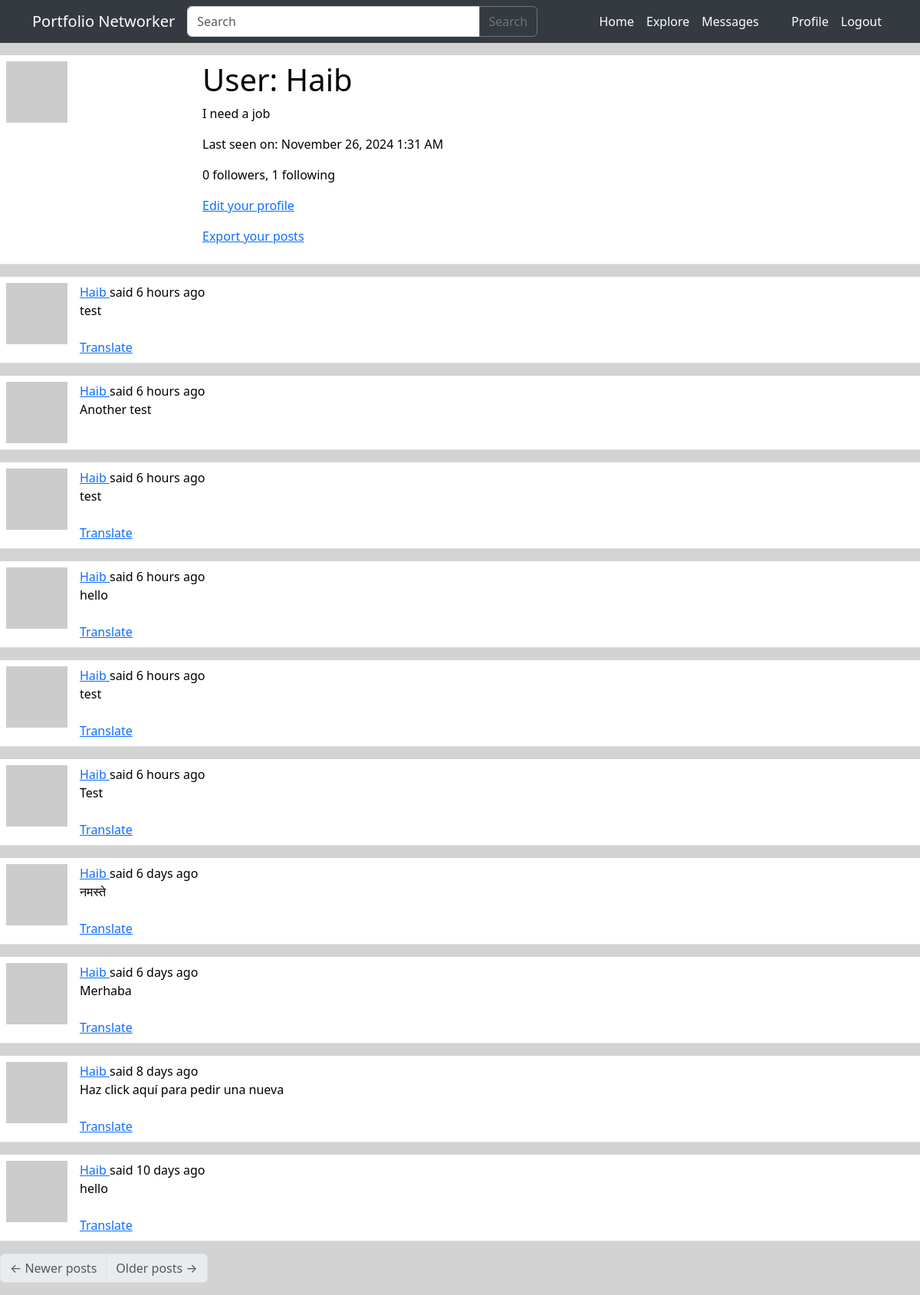
Page /user/Haib (signed in) on the committed database.
### app/models.py (models this page shows, shortened)
class PaginatedAPIMixin(object):
    @staticmethod
    def to_collection_dict(query, page, per_page, endpoint, **kwargs):
        resources = db.paginate(query, page=page, per_page=per_page,
                                error_out=False)
        data = {
            'items': [item.to_dict() for item in resources.items],
            '_meta': {
                'page': page,
                'per_page': per_page,
                'total_pages': resources.pages,
                'total_items': resources.total
            },
            '_links': {
                'self': url_for(endpoint, page=page, per_page=per_page,
                                **kwargs),
                'next': url_for(endpoint, page=page + 1, per_page=per_page,
                                **kwargs) if resources.has_next else None,
                'prev': url_for(endpoint, page=page - 1, per_page=per_page,
                                **kwargs) if resources.has_prev else None
            }
        }
        return data

class User(PaginatedAPIMixin, UserMixin, db.Model):
    id: so.Mapped[int] = so.mapped_column(primary_key=True)
    username: so.Mapped[str] = so.mapped_column(sa.String(64), index=True,
                                                unique=True)
    email: so.Mapped[str] = so.mapped_column(sa.String(120), index=True,
                                             unique=True)
    password_hash: so.Mapped[Optional[str]] = so.mapped_column(sa.String(256))
    about_me: so.Mapped[Optional[str]] = so.mapped_column(sa.String(140))
    last_seen: so.Mapped[Optional[datetime]] = so.mapped_column(
        default=lambda: datetime.now(timezone.utc))
    last_message_read_time: so.Mapped[Optional[datetime]]
    token: so.Mapped[Optional[str]] = so.mapped_column(
        sa.String(32), index=True, unique=True)
    token_expiration: so.Mapped[Optional[datetime]]
    posts: so.WriteOnlyMapped['Post'] = so.relationship(
        back_populates='author')
    following: so.WriteOnlyMapped['User'] = so.relationship(
        secondary=followers, primaryjoin=(followers.c.follower_id == id),
        secondaryjoin=(followers.c.followed_id == id),
        back_populates='followers')
    followers: so.WriteOnlyMapped['User'] = so.relationship(
        secondary=followers, primaryjoin=(followers.c.followed_id == id),
        secondaryjoin=(followers.c.follower_id == id),
        back_populates='following')
    messages_sent: so.WriteOnlyMapped['Message'] = so.relationship(
        foreign_keys='Message.sender_id', back_populates='author')
    messages_received: so.WriteOnlyMapped['Message'] = so.relationship(
        foreign_keys='Message.recipient_id', back_populates='recipient')
    notifications: so.WriteOnlyMapped['Notification'] = so.relationship(
        back_populates='user')
    tasks: so.WriteOnlyMapped['Task'] = so.relationship(back_populates='user')
    def avatar(self, size):
        digest = md5(self.email.lower().encode('utf-8')).hexdigest()
        return f'https://www.gravatar.com/avatar/{digest}?d=identicon&s={size}'
    def followers_count(self):
        query = sa.select(sa.func.count()).select_from(
            self.followers.select().subquery())
        return db.session.scalar(query)
    def following_count(self):
        query = sa.select(sa.func.count()).select_from(
            self.following.select().subquery())
        return db.session.scalar(query)
    def unread_message_count(self):
        last_read_time = self.last_message_read_time or datetime(1900, 1, 1)
        query = sa.select(Message).where(Message.recipient == self,
                                         Message.timestamp > last_read_time)
        return db.session.scalar(sa.select(sa.func.count()).select_from(
            query.subquery()))
    def get_tasks_in_progress(self):
        query = self.tasks.select().where(Task.complete == False)
        return db.session.scalars(query)
    def get_task_in_progress(self, name):
        query = self.tasks.select().where(Task.name == name,
                                          Task.complete == False)
        return db.session.scalar(query)

class SearchableMixin(object):
    @classmethod
    def before_commit(cls, session):
        session._changes = {
            'add': list(session.new),
            'update': list(session.dirty),
            'delete': list(session.deleted)
        }
    @classmethod
    def after_commit(cls, session):
        for obj in session._changes['add']:
            if isinstance(obj, SearchableMixin):
                add_to_index(obj.__tablename__, obj)
        for obj in session._changes['update']:
            if isinstance(obj, SearchableMixin):
                add_to_index(obj.__tablename__, obj)
        for obj in session._changes['delete']:
            if isinstance(obj, SearchableMixin):
                remove_from_index(obj.__tablename__, obj)
        session._changes = None

class Post(SearchableMixin, db.Model):
    __searchable__ = ['body']
    id: so.Mapped[int] = so.mapped_column(primary_key=True)
    body: so.Mapped[str] = so.mapped_column(sa.String(140))
    timestamp: so.Mapped[datetime] = so.mapped_column(
        index=True, default=lambda: datetime.now(timezone.utc))
    user_id: so.Mapped[int] = so.mapped_column(sa.ForeignKey(User.id),
                                               index=True)
    language: so.Mapped[Optional[str]] = so.mapped_column(sa.String(5))
    author: so.Mapped[User] = so.relationship(back_populates='posts')

### app/main/routes.py (the view)
@bp.route('/user/<username>')
@login_required
def user(username):
    user = db.first_or_404(sa.select(User).where(User.username == username))
    page = request.args.get('page', 1, type=int)
    query = user.posts.select().order_by(Post.timestamp.desc())
    posts = db.paginate(query, page=page,
                        per_page=current_app.config['POSTS_PER_PAGE'],
                        error_out=False)
    next_url = url_for('main.user', username=user.username,
                       page=posts.next_num) if posts.has_next else None
    prev_url = url_for('main.user', username=user.username,
                       page=posts.prev_num) if posts.has_prev else None
    form = EmptyForm()
    return render_template('user.html', user=user, posts=posts.items,
                           next_url=next_url, prev_url=prev_url, form=form)

### app/main/forms.py
class SearchForm(FlaskForm):
    q = StringField(_l('Search'), validators=[DataRequired()])
    def __init__(self, *args, **kwargs):
        if 'formdata' not in kwargs:
            kwargs['formdata'] = request.args
        if 'meta' not in kwargs:
            kwargs['meta'] = {'csrf': False}
        super(SearchForm, self).__init__(*args, **kwargs)

class EmptyForm(FlaskForm):
    submit = SubmitField('Submit')

### app/__init__.py (called while the page is built)
def get_locale():
    return request.accept_languages.best_match(current_app.config['LANGUAGES'])

### app/main/routes.py (called while the page is built)
@bp.before_app_request
def before_request():
    if current_user.is_authenticated:
        current_user.last_seen = datetime.now(timezone.utc)
        db.session.commit()
        g.search_form = SearchForm()
    g.locale = str(get_locale())

### app/models.py (called while the page is built)
@login.user_loader
def load_user(id):
    return db.session.get(User, int(id))

### app/templates/user.html (shortened to what this page needs)
{% extends "base.html" %}
{% block content %}
    <table class="table table-hover">
        <tr>
            <td width="256px"><img src="{{ user.avatar(256) }}"></td>
            <td>
                <h1>{{ _('User') }}: {{ user.username }}</h1>
                {% if user.about_me %}<p>{{ user.about_me }}</p>{% endif %}
                {% if user.last_seen %}
                <p>{{ _('Last seen on') }}: {{ moment(user.last_seen).format('LLL') }}</p>
                {% endif %}
                <p>{{ _('%(count)d followers', count=user.followers_count()) }}, {{ _('%(count)d following', count=user.following_count()) }}</p>
                {% if user == current_user %}
                <p><a href="{{ url_for('main.edit_profile') }}">{{ _('Edit your profile') }}</a></p>
                {% if not current_user.get_task_in_progress('export_posts') %}
                <p><a href="{{ url_for('main.export_posts') }}">{{ _('Export your posts') }}</a></p>
                {% endif %}
                {% endif %}
            </td>
        </tr>
    </table>
    {% for post in posts %}
        {% include '_post.html' %}
    {% endfor %}
    <nav aria-label="Post navigation">
        <ul class="pagination">
            <li class="page-item{% if not prev_url %} disabled{% endif %}">
                <a class="page-link" href="{{ prev_url }}">
                    <span aria-hidden="true">&larr;</span> {{ _('Newer posts') }}
                </a>
            </li>
            <li class="page-item{% if not next_url %} disabled{% endif %}">
                <a class="page-link" href="{{ next_url }}">
                    {{ _('Older posts') }} <span aria-hidden="true">&rarr;</span>
                </a>
            </li>
        </ul>
    </nav>
{% endblock %}

### app/templates/base.html (shortened to what this page needs)
<!doctype html>
<html lang="en">
  <head>
    <link
        href="https://cdn.jsdelivr.net/npm/bootstrap@5.3.2/dist/css/bootstrap.min.css"
        rel="stylesheet"
>
  </head>
  <body>
    <nav class="navbar navbar-expand-lg" style="background-color: #343a40;">
      <div class="container">
        <a class="navbar-brand text-white" href="{{ url_for('main.index') }}"> Portfolio Networker </a>
        <div class="collapse navbar-collapse" id="navbarSupportedContent">
          <div class="d-flex w-100">
            {% if g.search_form %}
            <form class="d-flex me-auto w-50" method="get" action="{{ url_for('main.search') }}">
              <div class="input-group">
                {{ g.search_form.q(size=20, class='form-control', placeholder=g.search_form.q.label.text) }}
                <button class="btn btn-outline-secondary" type="submit">{{ _('Search') }}</button>
              </div>
            </form>
            {% endif %}
            <div class="ms-auto">
              <ul class="navbar-nav mb-2 mb-lg-0">
                <li class="nav-item">
                  <a class="nav-link text-white" aria-current="page" href="{{ url_for('main.index') }}">{{ _('Home') }}</a>
                </li>
                <li class="nav-item">
                  <a class="nav-link text-white" aria-current="page" href="{{ url_for('main.explore') }}">{{ _('Explore') }}</a>
                </li>
                {% if current_user.is_anonymous %}
                <li class="nav-item">
                  <a class="nav-link text-white" aria-current="page" href="{{ url_for('auth.login') }}">{{ _('Login') }}</a>
                </li>
                {% else %}
                <li class="nav-item">
                  <a class="nav-link text-white" aria-current="page" href="{{ url_for('main.messages') }}">{{ _('Messages') }}
                    {% set unread_message_count = current_user.unread_message_count() %}
                  </a>
                </li>
                <li class="nav-item">
                  <a class="nav-link text-white" aria-current="page" href="{{ url_for('main.user', username=current_user.username) }}">{{ _('Profile') }}</a>
                </li>
                <li class="nav-item">
                  <a class="nav-link text-white" aria-current="page" href="{{ url_for('auth.logout') }}">{{ _('Logout') }}</a>
                </li>
                {% endif %}
              </ul>
            </div>
          </div>
        </div>
      </div>
    </nav>
      {% block content %}{% endblock %}
  </body>
</html>

### app/templates/_post.html (shortened to what this page needs)
    <table class="table table-hover">
        <tr>
            <td width="70px">
                <a href="{{ url_for('main.user', username=post.author.username) }}">
                    <img src="{{ post.author.avatar(70) }}" />
                </a>
            </td>
            <td>
                {{ _('%(username)s said %(when)s',
                    username=user_link, when=moment(post.timestamp).fromNow()) }}
                <br>
                <span id="post{{ post.id }}">{{ post.body }}</span>
                {% if post.language and post.language != g.locale %}
                <br><br>
                <span id="translation{{ post.id }}">
                    <a href="javascript:translate(
                                'post{{ post.id }}',
                                'translation{{ post.id }}',
                                '{{ post.language }}',
                                '{{ g.locale }}');">{{ _('Translate') }}</a>
                </span>
                {% endif %}
            </td>
        </tr>
    </table>

### app/templates/base.html (style rules this page uses)
body { background-color: lightgrey; }

### rows in the picture
User: username "Haib", about_me "I need a job", last_seen "November 26, 2024 1:31 AM"
Post: body "test"
Post: body "Another test"
Post: body "test"
Post: body "hello"
Post: body "test"
Post: body "Test"
Post: body "नमस्ते"
Post: body "Merhaba"
Post: body "Haz click aquí para pedir una nueva"
Post: body "hello"
